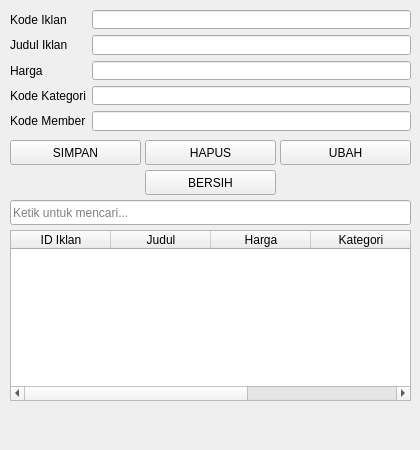
<?xml version="1.0" encoding="UTF-8"?>
<ui version="4.0">
 <class>Form</class>
 <widget class="QWidget" name="Form">
  <property name="geometry">
   <rect>
    <x>0</x>
    <y>0</y>
    <width>420</width>
    <height>450</height>
   </rect>
  </property>
  <property name="windowTitle">
   <string>Data Iklan</string>
  </property>
  <widget class="QWidget" name="formLayoutWidget">
   <property name="geometry">
    <rect>
     <x>10</x>
     <y>10</y>
     <width>401</width>
     <height>121</height>
    </rect>
   </property>
   <layout class="QFormLayout" name="formLayout">
    <item row="0" column="0">
     <widget class="QLabel" name="labelKdIklan">
      <property name="text">
       <string>Kode Iklan</string>
      </property>
     </widget>
    </item>
    <item row="0" column="1">
     <widget class="QLineEdit" name="editKdIklan"/>
    </item>
    <item row="1" column="0">
     <widget class="QLabel" name="labelJudul">
      <property name="text">
       <string>Judul Iklan</string>
      </property>
     </widget>
    </item>
    <item row="1" column="1">
     <widget class="QLineEdit" name="editJudul"/>
    </item>
    <item row="2" column="0">
     <widget class="QLabel" name="labelHarga">
      <property name="text">
       <string>Harga</string>
      </property>
     </widget>
    </item>
    <item row="2" column="1">
     <widget class="QLineEdit" name="editHarga"/>
    </item>
    <item row="3" column="0">
     <widget class="QLabel" name="labelKdKategori">
      <property name="text">
       <string>Kode Kategori</string>
      </property>
     </widget>
    </item>
    <item row="3" column="1">
     <widget class="QLineEdit" name="editKdKategori"/>
    </item>
    <item row="4" column="0">
     <widget class="QLabel" name="labelKdMember">
      <property name="text">
       <string>Kode Member</string>
      </property>
     </widget>
    </item>
    <item row="4" column="1">
     <widget class="QLineEdit" name="editKdMember"/>
    </item>
   </layout>
  </widget>
  <widget class="QPushButton" name="btnSimpan">
   <property name="geometry">
    <rect>
     <x>10</x>
     <y>140</y>
     <width>131</width>
     <height>25</height>
    </rect>
   </property>
   <property name="text">
    <string>SIMPAN</string>
   </property>
  </widget>
  <widget class="QPushButton" name="btnHapus">
   <property name="geometry">
    <rect>
     <x>145</x>
     <y>140</y>
     <width>131</width>
     <height>25</height>
    </rect>
   </property>
   <property name="text">
    <string>HAPUS</string>
   </property>
  </widget>
  <widget class="QPushButton" name="btnUbah">
   <property name="geometry">
    <rect>
     <x>280</x>
     <y>140</y>
     <width>131</width>
     <height>25</height>
    </rect>
   </property>
   <property name="text">
    <string>UBAH</string>
   </property>
  </widget>
  <widget class="QPushButton" name="btnBersih">
   <property name="geometry">
    <rect>
     <x>145</x>
     <y>170</y>
     <width>131</width>
     <height>25</height>
    </rect>
   </property>
   <property name="text">
    <string>BERSIH</string>
   </property>
  </widget>
  <widget class="QLineEdit" name="editCari">
   <property name="geometry">
    <rect>
     <x>10</x>
     <y>200</y>
     <width>401</width>
     <height>25</height>
    </rect>
   </property>
   <property name="placeholderText">
    <string>Ketik untuk mencari...</string>
   </property>
  </widget>
  <widget class="QTableWidget" name="tabelIklan">
   <property name="geometry">
    <rect>
     <x>10</x>
     <y>230</y>
     <width>401</width>
     <height>171</height>
    </rect>
   </property>
   <column>
    <property name="text">
     <string>ID Iklan</string>
    </property>
   </column>
   <column>
    <property name="text">
     <string>Judul</string>
    </property>
   </column>
   <column>
    <property name="text">
     <string>Harga</string>
    </property>
   </column>
   <column>
    <property name="text">
     <string>Kategori</string>
    </property>
   </column>
   <column>
    <property name="text">
     <string>Member</string>
    </property>
   </column>
  </widget>
 </widget>
 <resources/>
 <connections/>
</ui>
